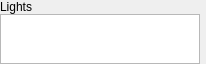
<?xml version="1.0" encoding="UTF-8"?>
<ui version="4.0">
 <class>ui::assets::studiomodel::StudioModelLightingPanel</class>
 <widget class="QWidget" name="ui::assets::studiomodel::StudioModelLightingPanel">
  <property name="geometry">
   <rect>
    <x>0</x>
    <y>0</y>
    <width>208</width>
    <height>65</height>
   </rect>
  </property>
  <property name="windowTitle">
   <string>Form</string>
  </property>
  <layout class="QHBoxLayout" name="horizontalLayout">
   <property name="sizeConstraint">
    <enum>QLayout::SetFixedSize</enum>
   </property>
   <property name="leftMargin">
    <number>0</number>
   </property>
   <property name="topMargin">
    <number>0</number>
   </property>
   <property name="rightMargin">
    <number>0</number>
   </property>
   <property name="bottomMargin">
    <number>0</number>
   </property>
   <item>
    <layout class="QVBoxLayout" name="verticalLayout">
     <property name="spacing">
      <number>0</number>
     </property>
     <property name="leftMargin">
      <number>0</number>
     </property>
     <property name="topMargin">
      <number>0</number>
     </property>
     <item>
      <widget class="QLabel" name="label">
       <property name="text">
        <string>Lights</string>
       </property>
      </widget>
     </item>
     <item>
      <widget class="QListWidget" name="Lights">
       <property name="sizePolicy">
        <sizepolicy hsizetype="Fixed" vsizetype="Fixed">
         <horstretch>0</horstretch>
         <verstretch>0</verstretch>
        </sizepolicy>
       </property>
       <property name="minimumSize">
        <size>
         <width>200</width>
         <height>50</height>
        </size>
       </property>
       <property name="maximumSize">
        <size>
         <width>200</width>
         <height>50</height>
        </size>
       </property>
      </widget>
     </item>
    </layout>
   </item>
   <item>
    <widget class="QStackedWidget" name="LightSettingsContainer">
     <property name="sizePolicy">
      <sizepolicy hsizetype="Minimum" vsizetype="Preferred">
       <horstretch>0</horstretch>
       <verstretch>0</verstretch>
      </sizepolicy>
     </property>
    </widget>
   </item>
  </layout>
 </widget>
 <resources/>
 <connections/>
</ui>
